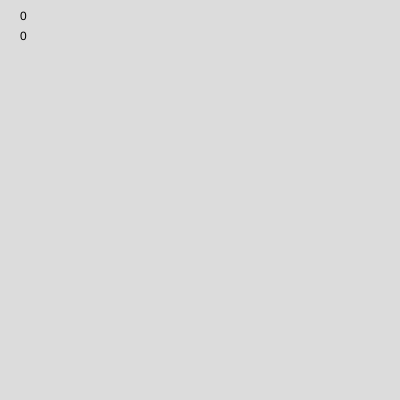
Frame 1 (no input)
Frame 60 (no input): identical to frame 1, image omitted
Frame 120 (the mouse pressed at the canvas centre since frame 60): identical to frame 1, image omitted

The p5.js sketch that drew this single still picture (run headless with seeded random() and noise() and a simulated clock; from frame 60 on, the mouse is pressed at the canvas centre):

// p5.js sketch
// ── sketch.js
let dobbelsteen = 0
let timer = 0
let randomizing = false
let dobbelY = 0



function setup() {
  createCanvas(400, 400);
}

function draw() {
     background(220);
 
 if (randomizing == true && frameCount % 5 == 0) {
    dobbelsteen = floor(random(1,7))
 }

if (randomizing == true){
    timer = timer + deltaTime * 0.001;
}

if (timer >= 1.5) {
    randomizing = false
}
 //dobbelstenen 
   if (dobbelsteen == 1){
  fill(255,255,255)
  strokeWeight(5)
  rect(150,250,80,80,10)
  fill(0,0,0)
  
  circle(190,290,15)
  }
   if (dobbelsteen == 2){
  fill(255,255,255)
  strokeWeight(5)
  rect(150,250,80,80,10)
  fill(0,0,0)
 
  circle(170,270,15)
  circle(210,310,15)
  }
   if (dobbelsteen == 3){
  fill(255,255,255)
  strokeWeight(5)
  rect(150,250,80,80,10)
  fill(0,0,0)
  
  circle(170,270,15)
  circle(190,290,15)
  circle(210,310,15)
  }
   if (dobbelsteen == 4){
  fill(255,255,255)
  strokeWeight(5)
  rect(150,250,80,80,10)
  fill(0,0,0)
  
  circle(170,270,15)
  circle(210,310,15)
  circle(210, 270,15)
  circle(170,310,15)
  }
   if (dobbelsteen == 5){
  fill(255,255,255)
  strokeWeight(5)
  rect(150,250,80,80,10)
  fill(0,0,0)
  
  circle(170,270,15)
  circle(210,310,15)
  circle(210, 270,15)
  circle(170,310,15)
  circle(190, 290,15)
  }
   if (dobbelsteen == 6){
  fill(255,255,255)
  strokeWeight(5)
  rect(150,250,80,80,10)
  fill(0,0,0)
 
  circle(170,270,15)
  circle(210,310,15)
  circle(210, 270,15)
  circle(170,310,15)
  circle(170, 290, 15)
  circle(210, 290, 15)
  }
  text(timer,20,40)
  text(dobbelsteen,20,20)
}
 function keyPressed(){
  if (keyCode === 32) {
    dobbelsteen = round(random(1.1,6.1))
    randomizing = true
    timer = 0
    
 }
}
